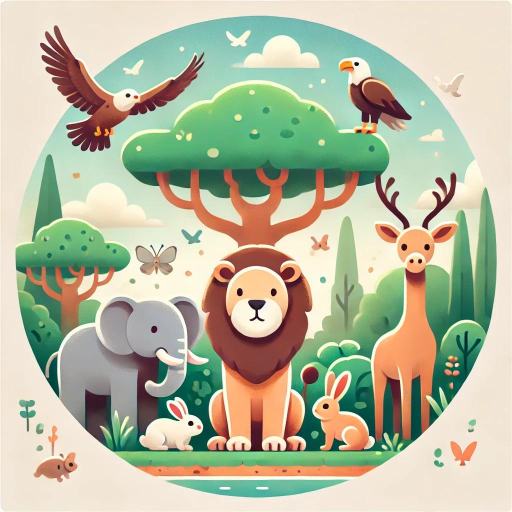
#> input picture chapter12/source/photo4.jpeg, 1024 x 1024 px, found by its file name (shown at 1/2 size); the run also reads 1 picture not shown here
$ python chapter12.py
#> lines starting #> are read from the running program, lines starting #| are printed output that depends on the picture
from PIL import Image
# [55 lines of commented-out code are left out]

def save_and_print_size(im, stem):
    im.save(rf"chapter12\target\{stem}.jpg")
    print(im.size)

im = Image.open(r"chapter12\source\photo4.jpeg")
#> im is the input picture: PIL image 1024x1024 RGB; mean R, G, B 181.8, 185.7, 160.1

# [5 lines of commented-out code are left out]

watermark = Image.open(r"chapter12\watermark.png")
im_watermark = im.copy()
# im_watermark.paste(watermark, (500, 500), watermark)
# save_and_print_size(im_watermark, "03透かし貼り付け")
im_watermark.paste(watermark, (0,0))
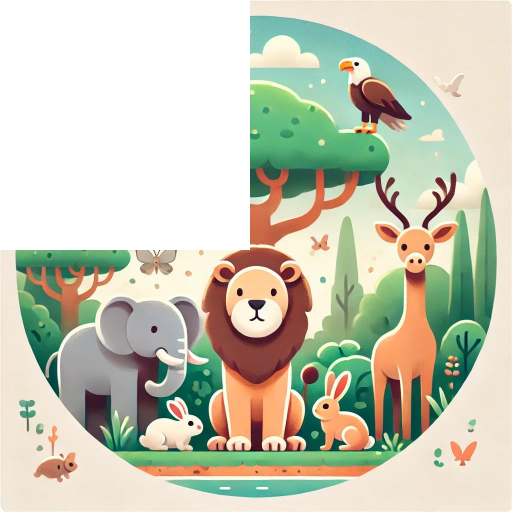
#> im_watermark: PIL image 1024x1024 RGB (shown at 1/2 size); mean R, G, B 199, 200.1, 180.8
save_and_print_size(im_watermark, "04透かし貼り付けmaskなし")
#| (1024, 1024)
